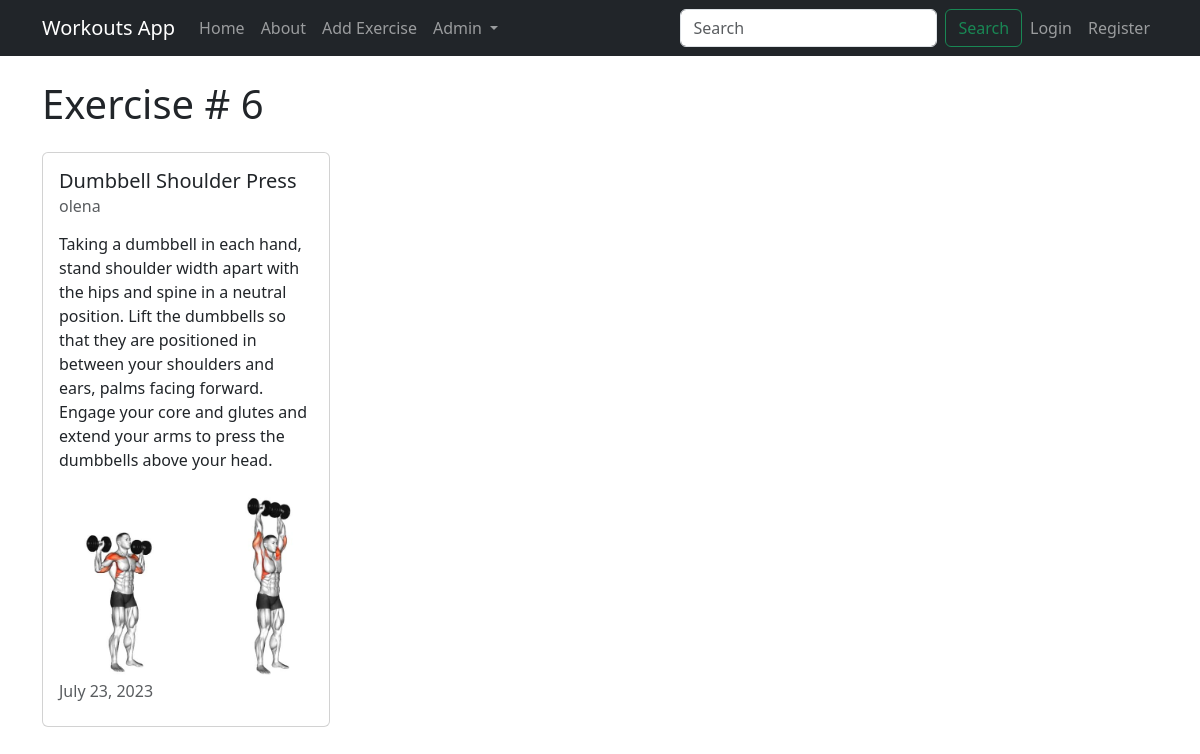
Page /exercise/6/ on the committed database.
### exercises/models.py (models this page shows, shortened)
class Exercise(models.Model):
    title = models.CharField(max_length=100)
    description = models.TextField()
    photo = models.ImageField(upload_to='exercise_photos/', blank=True, null=True)
    author = models.ForeignKey(User, on_delete=models.CASCADE)
    is_approved = models.BooleanField(default=False)
    created_at = models.DateTimeField(auto_now_add=True)
    updated_at = models.DateTimeField(auto_now=True)
    STATUS_CHOICES = (
        ('approved', 'Approved'),
        ('rejected', 'Rejected'),
        ('pending', 'Pending'),
    )
    status = models.CharField(
        max_length=10,
        choices=STATUS_CHOICES,
        default='pending',
    )

### exercises/views.py (the view)
# urls.py: path('exercise/<int:pk>/', views.ExerciseDetailView.as_view(), name="exercises-detail"),
class ExerciseDetailView(DetailView):
    model = models.Exercise

### exercises/templates/exercises/exercise_detail.html (shortened to what this page needs)
{% extends 'exercises/base.html' %}
{% block content %}
<h1>Exercise # {{ object.id }}</h1>
<div class="card my-4" style="width: 18rem;">
    <div class="card-body">
        <h5 class="card-title">{{ object.title }}</h5>
        <h6 class="card-subtitle mb-2 text-body-secondary">{{ object.author }}</h6>
        <p class="card-text">{{ object.description }}</p>
        {% if object.photo %}
            <img src="{{ object.photo.url }}" alt="{{ object.title }}" class="card-img-top" style="margin-bottom: 10px;">
        {% endif %}
        <h6 class="card-subtitle mb-2 text-body-secondary">{{ object.updated_at|date:"F d, Y" }}</h6>
    </div>
</div>
{% endblock content %}

### rows in the picture
Exercise: id "6", title "Dumbbell Shoulder Press", author "olena", description "Taking a dumbbell in each hand, stand shoulder width apart with the hips and spine in a neutral position. Lift the dumbbells so that they are positioned in between your shoulders and ears, palms facing forward. Engage your core and glutes and extend your arms to press the dumbbells above your head.", photo (picture), updated_at "July 23, 2023"
